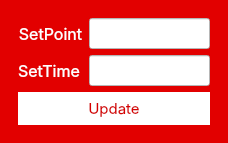
<?xml version="1.0" encoding="UTF-8"?>
<ui version="4.0">
 <class>MainWindow</class>
 <widget class="QMainWindow" name="MainWindow">
  <property name="geometry">
   <rect>
    <x>0</x>
    <y>0</y>
    <width>228</width>
    <height>142</height>
   </rect>
  </property>
  <property name="windowTitle">
   <string>MainWindow</string>
  </property>
  <property name="styleSheet">
   <string notr="true">background-color: rgb(226, 0, 0);</string>
  </property>
  <widget class="QWidget" name="centralwidget">
   <layout class="QVBoxLayout" name="verticalLayout">
    <item>
     <widget class="QFrame" name="frame">
      <property name="frameShape">
       <enum>QFrame::NoFrame</enum>
      </property>
      <property name="frameShadow">
       <enum>QFrame::Raised</enum>
      </property>
      <layout class="QFormLayout" name="formLayout">
       <item row="0" column="0">
        <widget class="QLabel" name="label_2">
         <property name="font">
          <font>
           <family>SF Pro Display</family>
           <pointsize>12</pointsize>
          </font>
         </property>
         <property name="styleSheet">
          <string notr="true">color: rgb(255, 255, 255);</string>
         </property>
         <property name="text">
          <string>SetPoint</string>
         </property>
         <property name="alignment">
          <set>Qt::AlignCenter</set>
         </property>
        </widget>
       </item>
       <item row="0" column="1">
        <widget class="QLineEdit" name="SetPoint">
         <property name="font">
          <font>
           <family>SF Pro Display</family>
           <pointsize>-1</pointsize>
           <weight>75</weight>
           <italic>false</italic>
           <bold>true</bold>
          </font>
         </property>
         <property name="styleSheet">
          <string notr="true">background-color: rgb(255, 255, 255);
color: rgb(143, 0, 0);
border-bottom: 2px solid rgba(255, 255, 255, 100);
padding-bottom:7px;
font-size: 15px;
font-family: &quot;SF Pro Display&quot;; 
	font-weight: bold; 
    font-style: normal;</string>
         </property>
         <property name="text">
          <string/>
         </property>
        </widget>
       </item>
       <item row="1" column="0">
        <widget class="QLabel" name="label">
         <property name="font">
          <font>
           <family>SF Pro Display</family>
           <pointsize>12</pointsize>
          </font>
         </property>
         <property name="styleSheet">
          <string notr="true">color: rgb(255, 255, 255);</string>
         </property>
         <property name="text">
          <string>SetTime</string>
         </property>
         <property name="alignment">
          <set>Qt::AlignCenter</set>
         </property>
        </widget>
       </item>
       <item row="1" column="1">
        <widget class="QLineEdit" name="SetTime">
         <property name="font">
          <font>
           <family>SF Pro Display</family>
           <pointsize>-1</pointsize>
           <weight>75</weight>
           <italic>false</italic>
           <bold>true</bold>
          </font>
         </property>
         <property name="styleSheet">
          <string notr="true">background-color: rgb(255, 255, 255);
color: rgb(143, 0, 0);
border-bottom: 2px solid rgba(255, 255, 255, 100);
padding-bottom:7px;
font-size: 15px;
font-family: &quot;SF Pro Display&quot;; 
	font-weight: bold; 
    font-style: normal;</string>
         </property>
        </widget>
       </item>
       <item row="2" column="0" colspan="2">
        <widget class="QPushButton" name="updateSP">
         <property name="font">
          <font>
           <family>SF Pro Display</family>
           <pointsize>-1</pointsize>
           <weight>50</weight>
           <italic>false</italic>
           <bold>false</bold>
          </font>
         </property>
         <property name="cursor">
          <cursorShape>PointingHandCursor</cursorShape>
         </property>
         <property name="styleSheet">
          <string notr="true">background-color: rgb(255, 255, 255);
border-color: rgb(255, 255, 255);
border-radius : 30px;
color: rgb(214, 0, 0);
font-size: 15px;
padding:7px;
font-family: &quot;SF Pro Display&quot;; 
	font-weight: normal; 
    font-style: normal;</string>
         </property>
         <property name="text">
          <string>Update</string>
         </property>
        </widget>
       </item>
      </layout>
     </widget>
    </item>
   </layout>
  </widget>
 </widget>
 <resources/>
 <connections/>
</ui>
